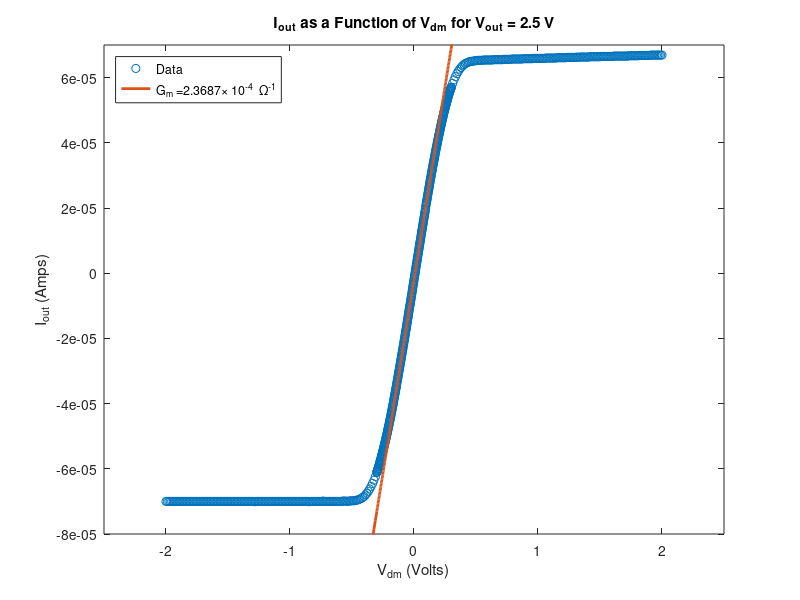

Reproduce this figure in MATLAB.
%Exp2P3
load('Data/Exp2P3.mat');
coeffs = polyfit(Vdm(275:365),-Iout(275:365),1);
plot(Vdm,-Iout,'o'); hold on;
plot(Vdm, Vdm * coeffs(1) + coeffs(2), '-', 'LineWidth', 2);
xlim([-2.5 2.5]);
ylim([-8e-5 7e-5]);
xlabel('V_{dm} (Volts)');
ylabel('I_{out} (Amps)');
title('I_{out} as a Function of V_{dm} for V_{out} = 2.5 V');
legend('Data',strcat('G_m = ', '2.3687\times 10^{-4}', '  \Omega^{-1}'),'Location','NorthWest');
gm = coeffs(1);